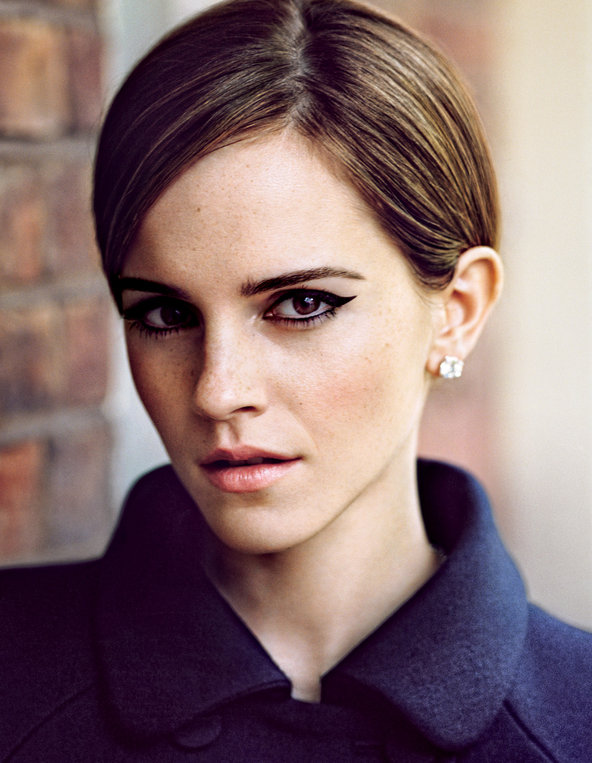
//> input picture patch/image.jpg, 592 x 763 px
$ ./patch   (built with g++ and OpenCV 4)
//> lines starting //> are read from the running program, lines starting //| are printed output that depends on the picture; after the words box and inside, x2 and y2 are one past the last pixel; in counts of white or black regions, pixels touching at a corner belong together
#include "opencv2/highgui/highgui.hpp"
#include "opencv2/imgproc/imgproc.hpp"
#include "opencv2/core/core.hpp"
#include <iostream>

using namespace cv;
using namespace std;


int x,y, delx, dely;

int main()
{
	namedWindow("Logopogo",1);
	Mat img = imread("image.jpg");
//> img is the input picture: 763 rows x 592 cols, CV_8UC3; mean B, G, R 110.6, 109.8, 134.1
	Mat img2 = imread("logo.png");
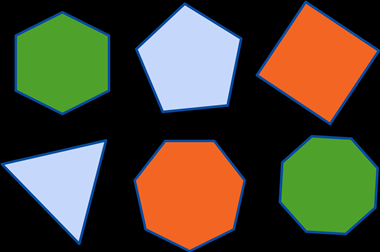
//> input picture patch/logo.png, 380 x 252 px
//> img2 is the input picture: 252 rows x 380 cols, CV_8UC3; mean B, G, R 51.8, 71.2, 76.8
	if ( img.empty() )//|| img2.empty())
	{	cout<<"\nImages not found";
		return -1;
	}

	cout<<"\nEnter x, y";
	cin>>x>>y;
//> the answer given: 100 100
	Mat roi = img( Rect(Point(x,y),img2.size()) );
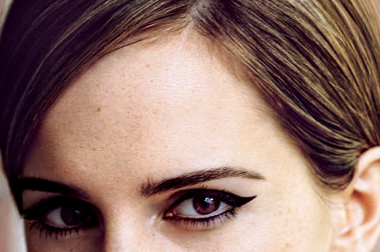
//> roi: 252 rows x 380 cols, CV_8UC3; mean B, G, R 105, 113.4, 144
	Mat img2_bw;
	cvtColor(img2,img2_bw,CV_RGB2GRAY);
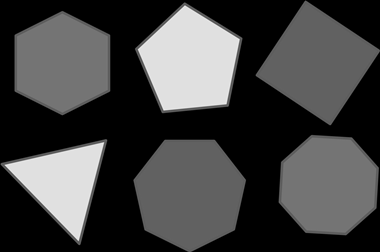
//> img2_bw: 252 rows x 380 cols, CV_8UC1; min 0, max 240, mean 66
	Mat mask=roi;
	threshold(img2_bw, mask, 10 , 255 ,THRESH_BINARY);
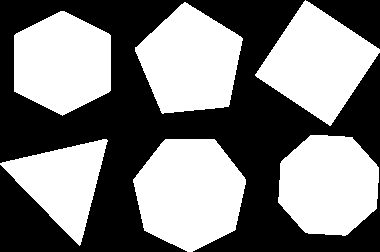
//> mask: 252 rows x 380 cols, CV_8UC1; 49.9% white; 6 white regions, box (x1, y1, x2, y2) and area: (133, 139, 246, 252) 9554, (255, 0, 380, 126) 8349, (135, 2, 243, 114) 8257, (278, 135, 379, 236) 8107, (14, 11, 111, 116) 7878, (0, 139, 108, 246) 5622

	int i,j;
	for( i=0;i<roi.rows;i++)
	{	for(j=0;j<roi.cols;j++)
		{	if( mask.at<uchar>(i,j)!=0)
			{	img.at<Vec3b>(i+y,j+x)[0]=img2.at<Vec3b>(i,j)[0];
				img.at<Vec3b>(i+y,j+x)[1]=img2.at<Vec3b>(i,j)[1];
				img.at<Vec3b>(i+y,j+x)[2]=img2.at<Vec3b>(i,j)[2];
			}
		}
		cout<<"\n";
	}
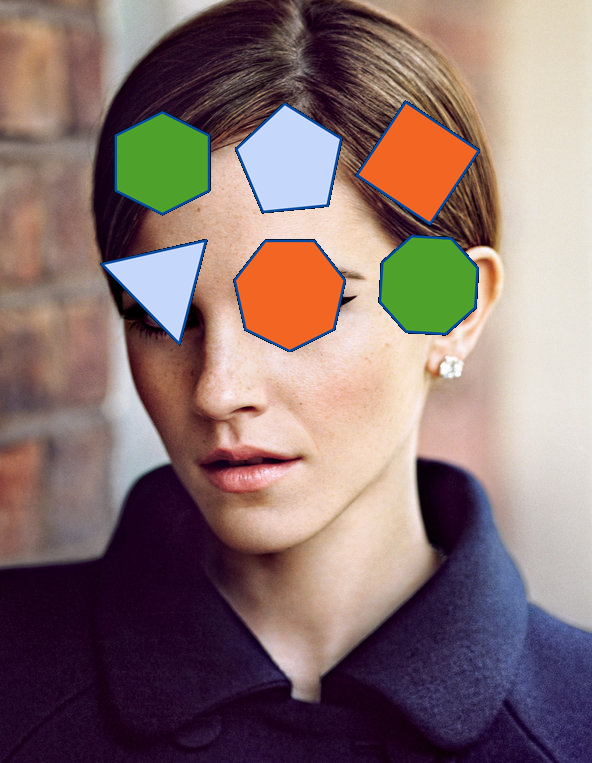
//> img: 763 rows x 592 cols, CV_8UC3; 10.58% of pixels changed, all inside (x1, y1, x2, y2) = (100, 100, 480, 352)


	//rectangle(img, Rect(Point(x,y),img2.size()), Scalar(100,0,0));

	imshow("Logopogo",img);
	waitKey(0);
	return 0;
}
